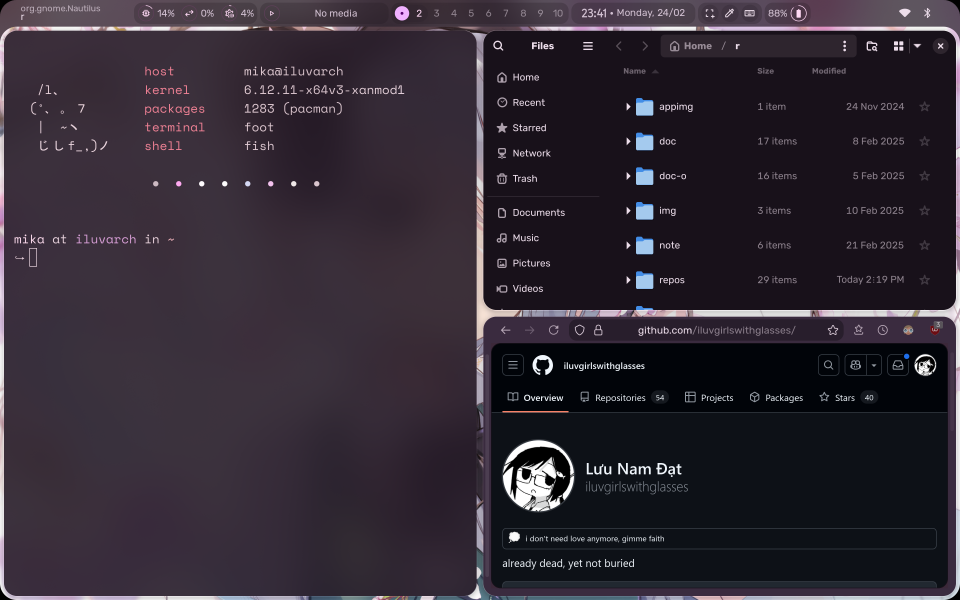
#> input picture img.png, 2880 x 1800 px (shown at 1/3 size)
$ python generate_colors_material.py --path ../../../../../../../../../../img.png
#> lines starting #> are read from the running program, lines starting #| are printed output that depends on the picture
#!/usr/bin/env python3

import argparse
import json
import math
from collections.abc import Sequence
from dataclasses import dataclass

from PIL import Image
from materialyoucolor.dynamiccolor.material_dynamic_colors import MaterialDynamicColors
from materialyoucolor.hct import Hct
from materialyoucolor.quantize import QuantizeCelebi
from materialyoucolor.scheme.scheme_vibrant import SchemeVibrant
from materialyoucolor.score.score import Score
from materialyoucolor.utils.color_utils import argb_from_rgb, rgba_from_argb
from materialyoucolor.utils.math_utils import (
    difference_degrees,
    rotation_direction,
    sanitize_degrees_double,
)

DARKMODE: bool = True
TRANSPARENT: bool = True

SUCCESS_COLORS: dict[str, str] = {
    "success": "#B5CCBA",
    "onSuccess": "#213528",
    "successContainer": "#374B3E",
    "onSuccessContainer": "#D1E9D6",
}


@dataclass
class ImageColorResult:
    argb: int
    orig_width: int
    orig_height: int
    scaled_width: int
    scaled_height: int


def parse_args() -> argparse.Namespace:
    parser = argparse.ArgumentParser(description="Material You color generation script")
    source = parser.add_mutually_exclusive_group(required=True)
    source.add_argument("--path", type=str, help="generate colorscheme from image")
    source.add_argument("--color", type=str, help="generate colorscheme from hex color")
    parser.add_argument("--size", type=int, default=128, help="bitmap image size")
    parser.add_argument("--harmony", type=float, default=0.8, help="(0-1) terminal color hue shift towards accent")
    parser.add_argument("--harmonize_threshold", type=float, default=100, help="(0-180) max angle for hue shift")
    parser.add_argument("--term_fg_boost", type=float, default=0.35, help="terminal foreground separation from background")
    parser.add_argument("--blend_bg_fg", action="store_true", help="shift terminal background/foreground towards accent")
    parser.add_argument("--termscheme", type=str, default=None, help="JSON file with terminal color scheme")
    parser.add_argument("--cache", type=str, default=None, help="file path to cache the generated accent color")
    parser.add_argument("--debug", action="store_true", help="print debug info instead of SCSS")
    return parser.parse_args()


def rgba_to_hex(rgba: Sequence[float]) -> str:
    return "#{:02X}{:02X}{:02X}".format(int(rgba[0]), int(rgba[1]), int(rgba[2]))


def argb_to_hex(argb: int) -> str:
    return "#{:02X}{:02X}{:02X}".format(*map(round, rgba_from_argb(argb)))


# [6 lines left out: function hex_to_argb, not called in this run]


def display_color(rgba: Sequence[float]) -> str:
    r, g, b = int(rgba[0]), int(rgba[1]), int(rgba[2])
    return f"\x1B[38;2;{r};{g};{b}m\x1b[7m   \x1b[7m\x1B[0m"


def calculate_optimal_size(width: int, height: int, bitmap_size: int) -> tuple[int, int]:
    image_area = width * height
    bitmap_area = bitmap_size ** 2
    scale = math.sqrt(bitmap_area / image_area) if image_area > bitmap_area else 1
    return max(1, round(width * scale)), max(1, round(height * scale))


# [14 lines left out: function harmonize, not called in this run]


def boost_chroma_tone(argb: int, chroma: float = 1.0, tone: float = 1.0) -> int:
    hct = Hct.from_int(argb)
    return Hct.from_hct(hct.hue, hct.chroma * chroma, hct.tone * tone).to_int()


def load_color_from_image(path: str, size: int, cache: str | None) -> ImageColorResult:
#> called with path = '../../../../../../../../../../img.png', size = 128
    image = Image.open(path)
#> image is the input picture: PIL image 2880x1800 RGB; mean R, G, B 48.8, 41.3, 51.7
    orig_w, orig_h = image.size
#> orig_w = 2880; orig_h = 1800
    scaled_w, scaled_h = calculate_optimal_size(orig_w, orig_h, size)
#> scaled_w = 162; scaled_h = 101
    if scaled_w < orig_w or scaled_h < orig_h:
        image = image.resize((scaled_w, scaled_h), Image.Resampling.BICUBIC)
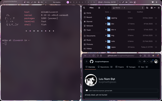
#> image: PIL image 162x101 RGB; mean R, G, B 48.7, 41.2, 51.6
    colors = QuantizeCelebi(list(image.getdata()), 128)
    argb = Score.score(colors)[0]
    if cache is not None:
        with open(cache, "w") as f:
            f.write(argb_to_hex(argb))
    return ImageColorResult(argb, orig_w, orig_h, scaled_w, scaled_h)


# [70 lines left out: functions generate_material_colors, generate_terminal_colors, emit_scss, emit_debug, not called in this run]


def main() -> None:
    args = parse_args()

    image_result: ImageColorResult | None = None
    if args.path is not None:
        image_result = load_color_from_image(args.path, args.size, args.cache)
        argb = image_result.argb
    else:
        argb = hex_to_argb(args.color)

    material_colors = generate_material_colors(argb)

    term_colors: dict[str, str] = {}
    term_source_colors: dict[str, str] = {}
    if args.termscheme is not None:
        with open(args.termscheme) as f:
            term_source_colors = json.load(f)["dark"]
        term_colors = generate_terminal_colors(
            material_colors,
            term_source_colors,
            args.harmony,
            args.harmonize_threshold,
            args.term_fg_boost,
            args.blend_bg_fg,
        )

    if args.debug:
        emit_debug(argb, material_colors, term_colors, term_source_colors, image_result)
    else:
        emit_scss(material_colors, term_colors)


if __name__ == "__main__":
    main()
#> (the call stopped at in load_color_from_image, `colors = QuantizeCelebi(list(image.getdata()), 128)`: materialyoucolor is not available in this run)
